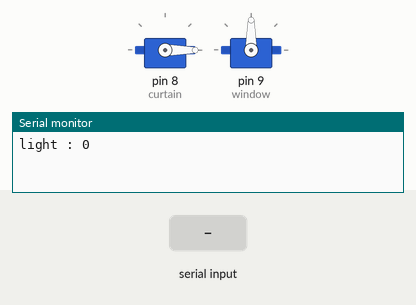
The sketch below on a simulated Arduino Uno, built with avr-gcc and run on an emulated ATmega328P. Shown: 2 × servo, the last lines printed to the serial monitor. Inputs (shaded band) come from the test bench.

Above: at 0.01 s.
At 2.8 s:
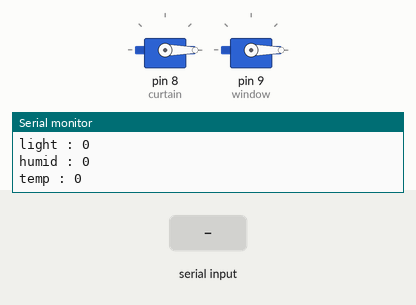
2.9 s: "200\n" received over the second serial link
At 3.7 s:
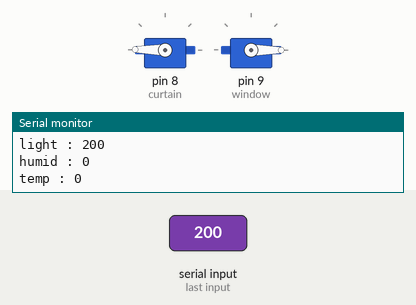
Timing chart, 0 to 5.9 s (numbered marks = the images above; inputs shaded):
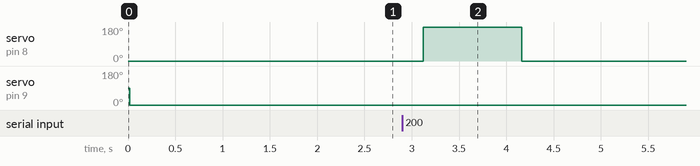

Measured:
- after the input at 2.9 s, servo on pin 8 (curtain): 0° → 179° after 0.22 s, → 0° 1.0 s later

The sketch:

slave_i2c_copy_test1.ino
```cpp
#include <SoftwareSerial.h>
#include <Servo.h>


Servo curtain;
Servo window;
SoftwareSerial slave(6,7);
char str[50];
char *sArr[5];
// unsigned long pre_time = 0;
// unsigned long cur_time = 0;


void setup() {
  // put your setup code here, to run once:

  Serial.begin(9600);
  slave.begin(9600);
  curtain.attach(8);
  window.attach(9);

}

void loop() {
//  cur_time = millis();
  int index = 0, i=0;
  char *ptr = NULL;

 while(slave.available()){
  str[index++]= slave.read();
 }
  str[index] = '\0';
  ptr = strtok(str,"#");
  while(ptr != NULL){
    sArr[i++] = ptr;
    ptr = strtok(NULL, "#");
  }

  int a= atoi(sArr[0]);
  int b= atoi(sArr[1]);
  int c= atoi(sArr[2]);

  Serial.print("light : ");
  Serial.println(a);
  Serial.print("humid : ");
  Serial.println(b);
  Serial.print("temp : ");
  Serial.println(c);
  if(a>150){
    curtain.write(179);
    //setColor(0,0,0);
    delay(20);
  }else{
    curtain.write(0);
      //setColor(130,1,255);//파랑,초록,빨강
    delay(20);
  }

  if(b>24 && c<30){
    window.write(179);
    delay(20);
  }
  else{
   window.write(0);
   delay(20);
 }
 delay(1000);
}

//  void setColor(int red, int green, int blue)
// {
//   analogWrite(12, red);
//   analogWrite(11, green);
//   analogWrite(10, blue);
// }
```
